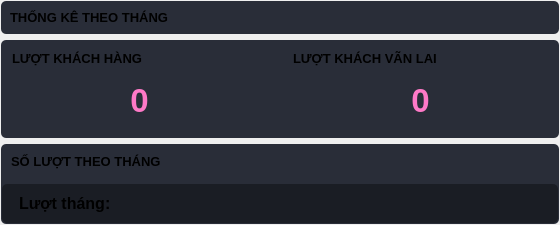
                        <widget class="QFrame" name="chartFrameRight">
                         <layout class="QVBoxLayout" name="verticalLayout_31">
                          <property name="leftMargin">
                           <number>1</number>
                          </property>
                          <property name="topMargin">
                           <number>1</number>
                          </property>
                          <property name="rightMargin">
                           <number>1</number>
                          </property>
                          <property name="bottomMargin">
                           <number>1</number>
                          </property>
                          <item>
                           <widget class="QFrame" name="chartFrameRight_Title">
                            <property name="styleSheet">
                             <string notr="true">background-color: rgb(41, 45, 56);
border-radius: 5px;</string>
                            </property>
                            <layout class="QVBoxLayout" name="verticalLayout_73">
                             <item>
                              <widget class="QLabel" name="txtchartFrameRight_Title">
                               <property name="font">
                                <font>
                                 <family>Segoe UI</family>
                                 <pointsize>10</pointsize>
                                 <weight>75</weight>
                                 <bold>true</bold>
                                </font>
                               </property>
                               <property name="styleSheet">
                                <string notr="true"/>
                               </property>
                               <property name="text">
                                <string>THỐNG KÊ THEO THÁNG</string>
                               </property>
                              </widget>
                             </item>
                            </layout>
                           </widget>
                          </item>
                          <item>
                           <widget class="QFrame" name="chartFrameRight_Monitor">
                            <property name="sizePolicy">
                             <sizepolicy hsizetype="Preferred" vsizetype="Preferred">
                              <horstretch>0</horstretch>
                              <verstretch>1</verstretch>
                             </sizepolicy>
                            </property>
                            <property name="styleSheet">
                             <string notr="true">background-color: rgb(41, 45, 56);
border-radius: 5px;</string>
                            </property>
                            <layout class="QHBoxLayout" name="horizontalLayout_25">
                             <property name="leftMargin">
                              <number>1</number>
                             </property>
                             <property name="topMargin">
                              <number>1</number>
                             </property>
                             <property name="rightMargin">
                              <number>1</number>
                             </property>
                             <property name="bottomMargin">
                              <number>1</number>
                             </property>
                             <item>
                              <widget class="QFrame" name="frame_chartMonitor_left">
                               <layout class="QVBoxLayout" name="verticalLayout_67">
                                <item>
                                 <widget class="QFrame" name="frame_chartLeftMonitor_title">
                                  <layout class="QVBoxLayout" name="verticalLayout_68">
                                   <property name="leftMargin">
                                    <number>1</number>
                                   </property>
                                   <property name="topMargin">
                                    <number>1</number>
                                   </property>
                                   <property name="rightMargin">
                                    <number>1</number>
                                   </property>
                                   <property name="bottomMargin">
                                    <number>1</number>
                                   </property>
                                   <item>
                                    <widget class="QLabel" name="txtframe_chartLeftMonitor_title">
                                     <property name="font">
                                      <font>
                                       <family>Segoe UI</family>
                                       <pointsize>10</pointsize>
                                       <weight>75</weight>
                                       <bold>true</bold>
                                      </font>
                                     </property>
                                     <property name="styleSheet">
                                      <string notr="true"/>
                                     </property>
                                     <property name="text">
                                      <string>LƯỢT KHÁCH HÀNG</string>
                                     </property>
                                    </widget>
                                   </item>
                                  </layout>
                                 </widget>
                                </item>
                                <item>
                                 <widget class="QFrame" name="frame_chartLeftMonitor_monitor">
                                  <property name="sizePolicy">
                                   <sizepolicy hsizetype="Preferred" vsizetype="Preferred">
                                    <horstretch>0</horstretch>
                                    <verstretch>1</verstretch>
                                   </sizepolicy>
                                  </property>
                                  <layout class="QVBoxLayout" name="verticalLayout_69">
                                   <item>
                                    <widget class="QLabel" name="txtLuotKHThang">
                                     <property name="font">
                                      <font>
                                       <family>Segoe UI</family>
                                       <pointsize>25</pointsize>
                                       <weight>75</weight>
                                       <bold>true</bold>
                                      </font>
                                     </property>
                                     <property name="styleSheet">
                                      <string notr="true">color: rgb(254, 121, 199);</string>
                                     </property>
                                     <property name="text">
                                      <string>0</string>
                                     </property>
                                     <property name="alignment">
                                      <set>Qt::AlignCenter</set>
                                     </property>
                                    </widget>
                                   </item>
                                  </layout>
                                 </widget>
                                </item>
                               </layout>
                              </widget>
                             </item>
                             <item>
                              <widget class="QFrame" name="frame_chartMonitor_right">
                               <layout class="QVBoxLayout" name="verticalLayout_70">
                                <item>
                                 <widget class="QFrame" name="frame_chartRightMonitor_title">
                                  <layout class="QVBoxLayout" name="verticalLayout_71">
                                   <property name="leftMargin">
                                    <number>1</number>
                                   </property>
                                   <property name="topMargin">
                                    <number>1</number>
                                   </property>
                                   <property name="rightMargin">
                                    <number>1</number>
                                   </property>
                                   <property name="bottomMargin">
                                    <number>1</number>
                                   </property>
                                   <item>
                                    <widget class="QLabel" name="txtframe_chartRightMonitor_title">
                                     <property name="font">
                                      <font>
                                       <family>Segoe UI</family>
                                       <pointsize>10</pointsize>
                                       <weight>75</weight>
                                       <bold>true</bold>
                                      </font>
                                     </property>
                                     <property name="styleSheet">
                                      <string notr="true"/>
                                     </property>
                                     <property name="text">
                                      <string>LƯỢT KHÁCH VÃN LAI</string>
                                     </property>
                                    </widget>
                                   </item>
                                  </layout>
                                 </widget>
                                </item>
                                <item>
                                 <widget class="QFrame" name="frame_chartRightMonitor_monitor">
                                  <property name="sizePolicy">
                                   <sizepolicy hsizetype="Preferred" vsizetype="Preferred">
                                    <horstretch>0</horstretch>
                                    <verstretch>1</verstretch>
                                   </sizepolicy>
                                  </property>
                                  <layout class="QVBoxLayout" name="verticalLayout_72">
                                   <item>
                                    <widget class="QLabel" name="txtLuotKThang">
                                     <property name="font">
                                      <font>
                                       <family>Segoe UI</family>
                                       <pointsize>25</pointsize>
                                       <weight>75</weight>
                                       <bold>true</bold>
                                      </font>
                                     </property>
                                     <property name="styleSheet">
                                      <string notr="true">color: rgb(254, 121, 199);</string>
                                     </property>
                                     <property name="text">
                                      <string>0</string>
                                     </property>
                                     <property name="alignment">
                                      <set>Qt::AlignCenter</set>
                                     </property>
                                    </widget>
                                   </item>
                                  </layout>
                                 </widget>
                                </item>
                               </layout>
                              </widget>
                             </item>
                            </layout>
                           </widget>
                          </item>
                          <item>
                           <widget class="QFrame" name="chartFrameRight_Total">
                            <property name="styleSheet">
                             <string notr="true">background-color: rgb(41, 45, 56);
border-radius: 5px;</string>
                            </property>
                            <layout class="QVBoxLayout" name="verticalLayout_74">
                             <property name="leftMargin">
                              <number>1</number>
                             </property>
                             <property name="topMargin">
                              <number>1</number>
                             </property>
                             <property name="rightMargin">
                              <number>1</number>
                             </property>
                             <property name="bottomMargin">
                              <number>1</number>
                             </property>
                             <item>
                              <widget class="QFrame" name="frame_chartRightTotal_title">
                               <layout class="QVBoxLayout" name="verticalLayout_75">
                                <item>
                                 <widget class="QLabel" name="txtframe_chartRightTotal_title">
                                  <property name="font">
                                   <font>
                                    <family>Segoe UI</family>
                                    <pointsize>10</pointsize>
                                    <weight>75</weight>
                                    <bold>true</bold>
                                   </font>
                                  </property>
                                  <property name="styleSheet">
                                   <string notr="true"/>
                                  </property>
                                  <property name="text">
                                   <string>SỐ LƯỢT THEO THÁNG</string>
                                  </property>
                                 </widget>
                                </item>
                               </layout>
                              </widget>
                             </item>
                             <item>
                              <widget class="QFrame" name="frame_chartRightTotal_monitor">
                               <property name="styleSheet">
                                <string notr="true">border-radius: 5px;
background-color: rgb(26, 29, 36);</string>
                               </property>
                               <layout class="QHBoxLayout" name="horizontalLayout_26">
                                <property name="leftMargin">
                                 <number>1</number>
                                </property>
                                <property name="topMargin">
                                 <number>1</number>
                                </property>
                                <property name="rightMargin">
                                 <number>1</number>
                                </property>
                                <property name="bottomMargin">
                                 <number>1</number>
                                </property>
                                <item>
                                 <widget class="QFrame" name="frame_chartRightTotal_left">
                                  <layout class="QVBoxLayout" name="verticalLayout_76">
                                   <property name="leftMargin">
                                    <number>1</number>
                                   </property>
                                   <property name="topMargin">
                                    <number>1</number>
                                   </property>
                                   <property name="rightMargin">
                                    <number>1</number>
                                   </property>
                                   <property name="bottomMargin">
                                    <number>1</number>
                                   </property>
                                   <item>
                                    <widget class="QLineEdit" name="txtQTongSoThang">
                                     <property name="sizePolicy">
                                      <sizepolicy hsizetype="Minimum" vsizetype="Fixed">
                                       <horstretch>0</horstretch>
                                       <verstretch>0</verstretch>
                                      </sizepolicy>
                                     </property>
                                     <property name="minimumSize">
                                      <size>
                                       <width>110</width>
                                       <height>35</height>
                                      </size>
                                     </property>
                                     <property name="maximumSize">
                                      <size>
                                       <width>110</width>
                                       <height>35</height>
                                      </size>
                                     </property>
                                     <property name="font">
                                      <font>
                                       <family>Segoe UI</family>
                                       <pointsize>12</pointsize>
                                       <weight>75</weight>
                                       <bold>true</bold>
                                      </font>
                                     </property>
                                     <property name="styleSheet">
                                      <string notr="true">background-color: rgb(26, 29, 36);</string>
                                     </property>
                                     <property name="text">
                                      <string>Lượt tháng:</string>
                                     </property>
                                     <property name="alignment">
                                      <set>Qt::AlignRight|Qt::AlignTrailing|Qt::AlignVCenter</set>
                                     </property>
                                     <property name="readOnly">
                                      <bool>true</bool>
                                     </property>
                                    </widget>
                                   </item>
                                  </layout>
                                 </widget>
                                </item>
                                <item>
                                 <widget class="QFrame" name="frame_chartRightTotal_right">
                                  <layout class="QVBoxLayout" name="verticalLayout_77">
                                   <property name="leftMargin">
                                    <number>1</number>
                                   </property>
                                   <property name="topMargin">
                                    <number>1</number>
                                   </property>
                                   <property name="rightMargin">
                                    <number>1</number>
                                   </property>
                                   <property name="bottomMargin">
                                    <number>1</number>
                                   </property>
                                   <item>
                                    <widget class="QLineEdit" name="txtTongSoThang">
                                     <property name="minimumSize">
                                      <size>
                                       <width>434</width>
                                       <height>35</height>
                                      </size>
                                     </property>
                                     <property name="font">
                                      <font>
                                       <family>Segoe UI</family>
                                       <pointsize>14</pointsize>
                                      </font>
                                     </property>
                                     <property name="styleSheet">
                                      <string notr="true">color: rgb(254, 121, 199);
background-color: rgb(26, 29, 36);</string>
                                     </property>
                                     <property name="text">
                                      <string/>
                                     </property>
                                     <property name="alignment">
                                      <set>Qt::AlignCenter</set>
                                     </property>
                                     <property name="readOnly">
                                      <bool>true</bool>
                                     </property>
                                    </widget>
                                   </item>
                                  </layout>
                                 </widget>
                                </item>
                               </layout>
                              </widget>
                             </item>
                            </layout>
                           </widget>
                          </item>
                         </layout>
                        </widget>
